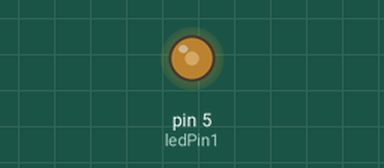
The sketch below on a simulated Arduino Uno, built with avr-gcc and run on an emulated ATmega328P. On the bench: output pins drawn as LEDs (lit = HIGH).

Above: at 0.1 s.
Timing chart, 0 to 1.6 s (numbered marks = the images above):
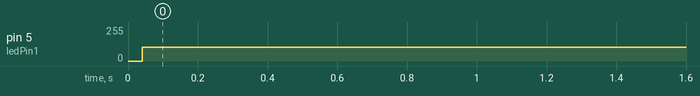

Measured:
- by itself, pin 5 (ledPin1): 0/255 → 105/255 at 0.04 s

The sketch:

FSK_sim.ino
```cpp
const int ledPin1 = 5;

const int freq_on = 5000;
const int freq_off = 3334;
int value_on = 16000000 / 256 /  freq_on / 2;
int value_off = 16000000 / 256 /  freq_off / 2;
const int value[2] = {value_off,value_on};

int counter1 = 0;
const int packet1Size = 58;
bool led1Status = false;
byte packet1[packet1Size] = {1,0,1,0,1,0, 0,0, 1,1, 1,1, 0,0, 0,0, 1,1, 1,1, 0,0, 1,0,1,0,1,0, 1,1, 0,0, 0,0, 1,1, 0,0, 1,1, 0,0, 1,1, 1,0,1,0,1,0, 1,1, 0,0, 0,0, 1,1};

void initializeTimer()
{
  noInterrupts();
  TCCR1A = 0;
  TCCR1B = 0;
  TCNT1  = 0;

  OCR1A = value[led1Status];      // compare match register 16MHz/256/2Hz
  TCCR1B |= (1 << WGM12);   // CTC mode
  TCCR1B |= (1 << CS12);    // 256 prescaler
  TIMSK1 |= (1 << OCIE1A);  // enable timer compare interrupt
  interrupts();             // enable all interrupts
}

ISR(TIMER1_COMPA_vect)
{
 if(counter1 < packet1Size)
 {
    if(packet1[counter1] == 1 && led1Status == false)
    {
      led1Status = true;
      OCR1A = value[led1Status];
      digitalWrite(ledPin1,led1Status);
    }

    if(packet1[counter1] == 0 && led1Status == true)
    {
      led1Status = false;
      OCR1A = value[led1Status];
      digitalWrite(ledPin1,led1Status);
    }
 }

  counter1++;
  if(counter1 == packet1Size)
  {
     counter1 = 0;
  }
}


void setup() {
pinMode(ledPin1, OUTPUT);
initializeTimer();
}

void loop() {}
```
